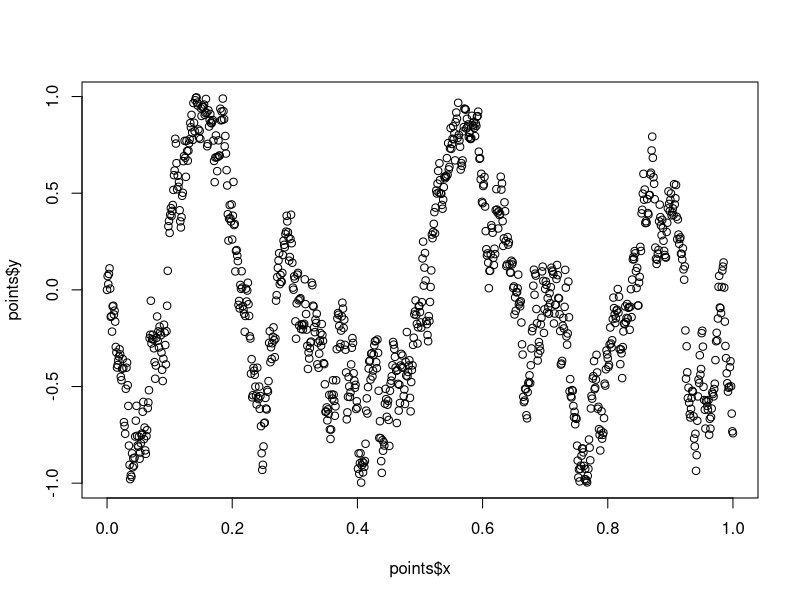
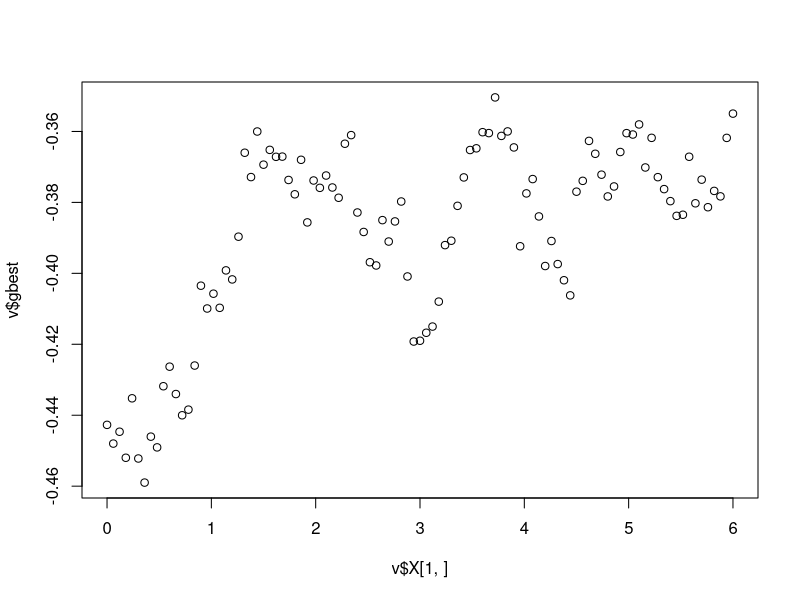

The R source for these figures, in order:
## ---- chunk 1
knitr::opts_chunk$set(echo = TRUE)
## ---- chunk 2
infnorm <- function(f,g,N,a,b){
  diff <- rep(NA,N)
  s <- seq(a,b,(b-a)/N)
  for(i in 1:N){
    diff[i] <- abs(f(s[i]) - g(s[i]))
  }
  return (max(diff))
}
### might need different norms
## ---- chunk 3

wiener_process_approx_1d <- function(y0,a,b,c,d,N,delta){
  approx_wiener_sample_x <- seq(a,b,(b-a)/N)
  approx_wiener_sample_y <- rep(NA,N)
  approx_wiener_sample_y[1] <- y0
  
  for(i in 2:(N+1)){
    approx_wiener_sample_y[i] <- d
    while( (approx_wiener_sample_y[i]<=c) || (approx_wiener_sample_y[i]>=d) ){
      approx_wiener_sample_y[i] <- rnorm(1,approx_wiener_sample_y[i-1],delta)
    }
  }
  return (list(x=approx_wiener_sample_x,y=approx_wiener_sample_y))
}


points <- wiener_process_approx_1d(0,0,1,-1,1,1000,1/10)
plot(points$x,points$y)
## ---- chunk 4

PSOfunctional <- function(obj_function,
                          n_particles=20,
                          n_iter=200,
                          c1 = 2,
                          c2 = 2,
                          w =0.8,
                          c.init = 0.1,
                          a,b,c,d,N,
                          ...
){
  X <- matrix(NA,nrow = n_iter*n_particles,ncol=N+1)
  Y <- matrix(NA,nrow = n_iter*n_particles,ncol=N+1)
  dY <- matrix(NA,nrow=n_particles,ncol=N+1)
  
  
  ## initialize positions and velocities
  for(i in 1:n_particles){
    points <- wiener_process_approx_1d(runif(1,c,d),a,b,c,d,N,1/100)
    X[i,] <- points$x
    Y[i,] <- points$y
    dY[i,] <- wiener_process_approx_1d(0,a,b,c,d,N,c.init*(1/N))$y
  }
  
  pbest <- Y[1:n_particles,]
  pbest_obj <- obj_function(x=X[1:n_particles,],y = Y[1:n_particles,])
  
  gbest <- pbest[which.min(pbest_obj),]
  gbest_obj <- min(pbest_obj)
  
  iter <- 1
  while(iter < n_iter){
    print(iter)
    ## might have to change runif to wiener function
    
    
    print(dim(pbest))
    print(dim(Y[(n_particles*(iter-1)+1):(n_particles*iter),]))
    
    
    w1 <- wiener_process_approx_1d(0,a,b,-1,1,N,(d-c)/N)$y
    w2 <- wiener_process_approx_1d(0,a,b,-1,1,N,(d-c)/N)$y
    
    ## update velocities
    dY <- 
      w*dY + 
      c1*matrix(w1,nrow = n_particles,ncol = N+1,byrow = TRUE)*
      (pbest - Y[(n_particles*(iter-1)+1):(n_particles*iter),]) + 
      c2*matrix(w1,nrow = n_particles,ncol = N+1,byrow = TRUE)*
      (matrix(gbest,nrow=n_particles,ncol=N+1,byrow = TRUE) 
                   - Y[(n_particles*(iter-1)+1):(n_particles*iter),])
    
    
    ## update location
    
    
    
    
    Y[((n_particles*iter)+1):(n_particles*(iter+1)),] <-
      Y[((n_particles*(iter-1))+1):(n_particles*iter),] + dY[(1:n_particles),]
    
    
    X[((n_particles*iter)+1):(n_particles*(iter+1)),] <-
      X[((n_particles*(iter-1))+1):(n_particles*iter),]
    
    ##update objective metrics
    obj <- obj_function(x = X[((n_particles*iter)+1):(n_particles*(iter+1)),],
                        y = Y[((n_particles*iter)+1):(n_particles*(iter+1)),])
    
    
    idx <- which(obj <= pbest_obj)
    pbest[idx,] <- Y[idx,]
    
    pbest_obj[idx] <- obj[idx]
    
    idx <- which.min(pbest_obj)
    gbest <- pbest[idx,]
    
    iter <- iter+1
  }
  
  
  return(list("X"=X,"Y"=Y,"gbest"=gbest,"gbest_obj"=gbest_obj))
}


## ---- chunk 5
obj_diff <- function(obj,x,y){
  return(apply(abs(obj(x)-y),1,median))
}

sin_diff <- function(x,y) {obj_diff(sin,x,y)}

## ---- chunk 6

v <- PSOfunctional(sin_diff,a=0,b=6,c=-1.5,d=1.5,N=100,n_particles = 100, n_iter = 1000)
plot(v$X[1,],v$gbest)
print(v$gbest_obj)
